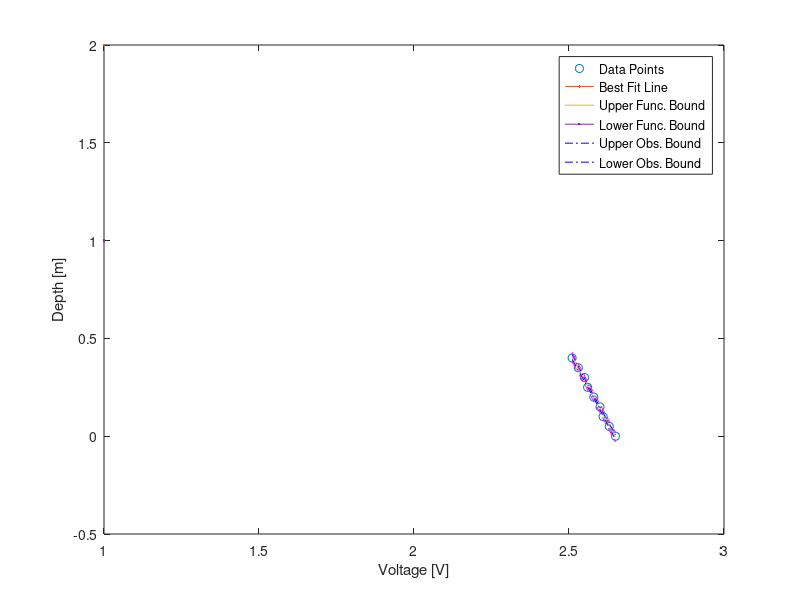

MATLAB code to generate this figure:
%#ok<*NOPTS>
% voltage and depth data
voltage = [2.65, 2.63, 2.61, 2.6, 2.58, 2.56, 2.55, 2.53, 2.51];
depth = 0:0.05:0.4;


confLev = 0.95; % The confidence level
N = length(depth); % The number of data points
voltagebar = mean(voltage);
depthbar = mean(depth);
Sxx = dot((voltage-voltagebar),(voltage-voltagebar));
%Sxx = (voltage-voltagebar)*transpose(voltage-voltagebar);
% beta1 is the estimated best slope of the best-fit line
beta1 = dot((voltage-voltagebar),(depth-depthbar))/Sxx;
% beta1 = ((voltage-voltagebar)*transpose(depth-depthbar))/Sxx
% beta0 is the estimated best-fit y-intercept of the best fit line
beta0 = depthbar - beta1*voltagebar;
yfit = beta0 + beta1*voltage;
SSE = dot((depth - yfit),(depth - yfit)); % Sum of the squared residuals
% SSE = (depth - yfit)*transpose(depth - yfit) % Sum of the squared residuals
Se = sqrt(SSE/(N-2)); % The Root Mean Square Residual
Sbeta0 = Se*sqrt(1/N + voltagebar^2/Sxx);
Sbeta1 = Se/sqrt(Sxx);
% tinv defaults to 1-sided test. We need 2-sises, hence:(1-0.5*(1-confLev))
StdT = tinv((1-0.5*(1-confLev)),N-2); % The Student's t factor
lambdaBeta1 = StdT*Sbeta1; % The 1/2 confidence interval on beta1
lambdaBeta0 = StdT*Sbeta0; % The 1/2 confidence interval on beta0
range = max(voltage) - min(voltage);
xplot = min(voltage):range/30:max(voltage); % Generate array for plotting
yplot = beta0 + beta1*xplot; % Generate array for plotting
Syhat = Se*sqrt(1/N + (xplot - voltagebar).*(xplot - voltagebar)/Sxx);
lambdayhat = StdT*Syhat;
Sy = Se*sqrt(1+1/N + (xplot - voltagebar).*(xplot - voltagebar)/Sxx);
lambday = StdT*Sy;
figure(1)
plot(voltage,depth,'o', LineWidth=2)
hold on
plot(xplot,yplot, LineWidth=1)
plot(xplot,yplot+lambdayhat,'-.b',xplot,yplot-lambdayhat,'-.b')
plot(xplot,yplot+lambday,'--m',xplot,yplot-lambday,'--m')
xlabel('Voltage [V]')
ylabel('Depth [m]')
if beta1 > 0 % Fix this
    location = 'northwest';
else
    location = 'northeast';
end
legend('Data Points','Best Fit Line','Upper Func. Bound',...
    'Lower Func. Bound', 'Upper Obs. Bound', 'Lower Obs. Bound',...
    'Location', location)
print("Pressure Calibration.png", "-dpng");
hold off

slope = beta1
intercept = beta0 